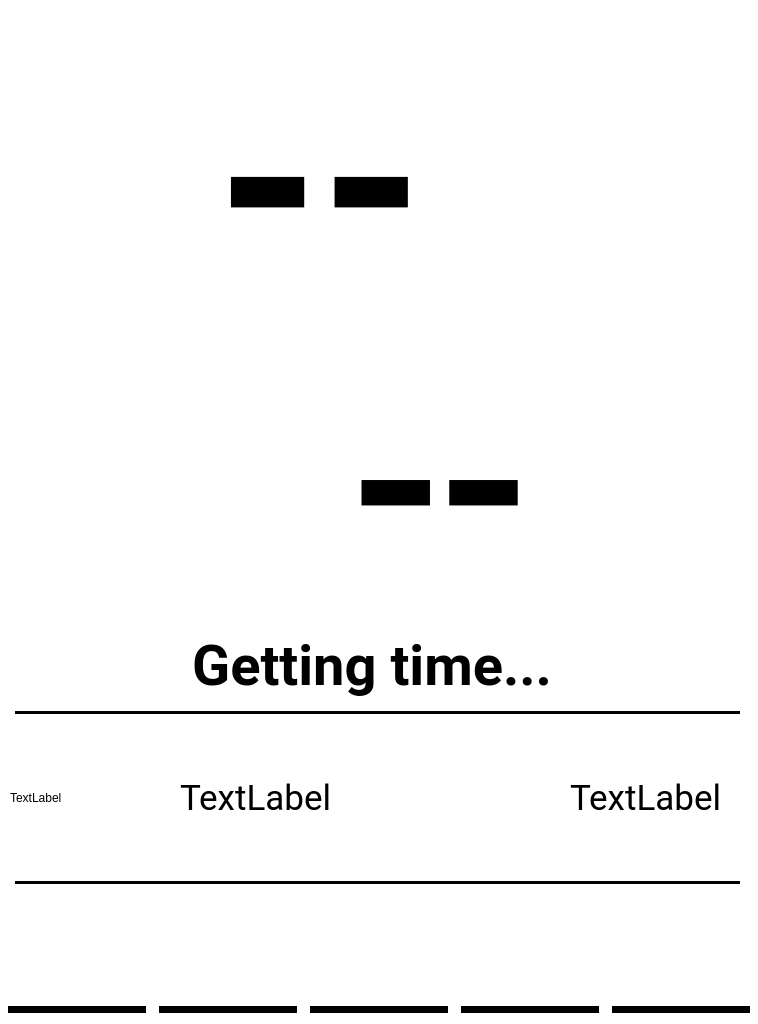
<?xml version="1.0" encoding="UTF-8"?>
<ui version="4.0">
 <class>MainWindow</class>
 <widget class="QMainWindow" name="MainWindow">
  <property name="geometry">
   <rect>
    <x>0</x>
    <y>0</y>
    <width>758</width>
    <height>1024</height>
   </rect>
  </property>
  <property name="font">
   <font>
    <family>MS Shell Dlg 2</family>
    <pointsize>8</pointsize>
    <stylestrategy>PreferAntialias</stylestrategy>
   </font>
  </property>
  <property name="windowTitle">
   <string>MainWindow</string>
  </property>
  <property name="styleSheet">
   <string notr="true">background-color: white;
color: black;</string>
  </property>
  <widget class="QWidget" name="centralwidget">
   <property name="autoFillBackground">
    <bool>false</bool>
   </property>
   <property name="styleSheet">
    <string notr="true">QPushButton {
    margin: 7px;
    border: none;
    border-bottom: 7px solid black;
	border-top: 7px solid rgba(255, 255, 255, 0);
}</string>
   </property>
   <widget class="QStackedWidget" name="stackedWidget">
    <property name="geometry">
     <rect>
      <x>0</x>
      <y>0</y>
      <width>758</width>
      <height>901</height>
     </rect>
    </property>
    <property name="styleSheet">
     <string notr="true">QPushButton {
	border-radius: 10px;
    border: 5px solid black;
	margin: 10px;
}

QProgressBar::chunk {
    background-color: black;
}

QProgressBar {
    background-color: white;
    border: 5px solid black;
    border-radius: 10px;
}</string>
    </property>
    <property name="frameShape">
     <enum>QFrame::NoFrame</enum>
    </property>
    <property name="currentIndex">
     <number>0</number>
    </property>
    <widget class="QWidget" name="page">
     <widget class="QLabel" name="lblClock">
      <property name="geometry">
       <rect>
        <x>70</x>
        <y>20</y>
        <width>500</width>
        <height>325</height>
       </rect>
      </property>
      <property name="font">
       <font>
        <family>Roboto</family>
        <pointsize>275</pointsize>
        <italic>false</italic>
        <bold>true</bold>
        <stylestrategy>PreferAntialias</stylestrategy>
       </font>
      </property>
      <property name="text">
       <string>--</string>
      </property>
      <property name="alignment">
       <set>Qt::AlignCenter</set>
      </property>
      <property name="indent">
       <number>0</number>
      </property>
     </widget>
     <widget class="QLabel" name="lblDate">
      <property name="geometry">
       <rect>
        <x>0</x>
        <y>620</y>
        <width>758</width>
        <height>91</height>
       </rect>
      </property>
      <property name="font">
       <font>
        <family>Roboto</family>
        <pointsize>42</pointsize>
        <bold>true</bold>
       </font>
      </property>
      <property name="locale">
       <locale language="German" country="Germany"/>
      </property>
      <property name="text">
       <string>Getting time... </string>
      </property>
      <property name="alignment">
       <set>Qt::AlignCenter</set>
      </property>
     </widget>
     <widget class="QLabel" name="lblClock_2">
      <property name="geometry">
       <rect>
        <x>190</x>
        <y>320</y>
        <width>500</width>
        <height>325</height>
       </rect>
      </property>
      <property name="font">
       <font>
        <family>Roboto Medium</family>
        <pointsize>275</pointsize>
        <italic>false</italic>
        <bold>false</bold>
        <stylestrategy>PreferAntialias</stylestrategy>
       </font>
      </property>
      <property name="text">
       <string>--</string>
      </property>
      <property name="alignment">
       <set>Qt::AlignCenter</set>
      </property>
      <property name="indent">
       <number>0</number>
      </property>
     </widget>
     <widget class="Line" name="line">
      <property name="geometry">
       <rect>
        <x>15</x>
        <y>710</y>
        <width>725</width>
        <height>5</height>
       </rect>
      </property>
      <property name="frameShadow">
       <enum>QFrame::Plain</enum>
      </property>
      <property name="lineWidth">
       <number>3</number>
      </property>
      <property name="orientation">
       <enum>Qt::Horizontal</enum>
      </property>
     </widget>
     <widget class="Line" name="line_2">
      <property name="geometry">
       <rect>
        <x>15</x>
        <y>880</y>
        <width>725</width>
        <height>5</height>
       </rect>
      </property>
      <property name="frameShadow">
       <enum>QFrame::Plain</enum>
      </property>
      <property name="lineWidth">
       <number>3</number>
      </property>
      <property name="orientation">
       <enum>Qt::Horizontal</enum>
      </property>
     </widget>
     <widget class="QLabel" name="label_6">
      <property name="geometry">
       <rect>
        <x>10</x>
        <y>720</y>
        <width>155</width>
        <height>155</height>
       </rect>
      </property>
      <property name="frameShape">
       <enum>QFrame::NoFrame</enum>
      </property>
      <property name="text">
       <string>TextLabel</string>
      </property>
      <property name="scaledContents">
       <bool>true</bool>
      </property>
     </widget>
     <widget class="QLabel" name="label_7">
      <property name="geometry">
       <rect>
        <x>180</x>
        <y>720</y>
        <width>371</width>
        <height>155</height>
       </rect>
      </property>
      <property name="font">
       <font>
        <family>Roboto</family>
        <pointsize>26</pointsize>
        <bold>false</bold>
       </font>
      </property>
      <property name="text">
       <string>TextLabel</string>
      </property>
     </widget>
     <widget class="QLabel" name="label_8">
      <property name="geometry">
       <rect>
        <x>570</x>
        <y>720</y>
        <width>161</width>
        <height>155</height>
       </rect>
      </property>
      <property name="font">
       <font>
        <family>Roboto</family>
        <pointsize>26</pointsize>
       </font>
      </property>
      <property name="text">
       <string>TextLabel</string>
      </property>
     </widget>
     <zorder>lblClock</zorder>
     <zorder>lblClock_2</zorder>
     <zorder>lblDate</zorder>
     <zorder>line</zorder>
     <zorder>line_2</zorder>
     <zorder>label_6</zorder>
     <zorder>label_7</zorder>
     <zorder>label_8</zorder>
    </widget>
    <widget class="QWidget" name="page_2">
     <property name="styleSheet">
      <string notr="true">QPushButton {
	border-width: 7px;
	border-radius: 15px;
}</string>
     </property>
     <widget class="Line" name="line_3">
      <property name="geometry">
       <rect>
        <x>15</x>
        <y>220</y>
        <width>725</width>
        <height>5</height>
       </rect>
      </property>
      <property name="frameShadow">
       <enum>QFrame::Plain</enum>
      </property>
      <property name="lineWidth">
       <number>3</number>
      </property>
      <property name="orientation">
       <enum>Qt::Horizontal</enum>
      </property>
     </widget>
     <widget class="Line" name="line_4">
      <property name="geometry">
       <rect>
        <x>15</x>
        <y>440</y>
        <width>725</width>
        <height>5</height>
       </rect>
      </property>
      <property name="frameShadow">
       <enum>QFrame::Plain</enum>
      </property>
      <property name="lineWidth">
       <number>3</number>
      </property>
      <property name="orientation">
       <enum>Qt::Horizontal</enum>
      </property>
     </widget>
     <widget class="Line" name="line_5">
      <property name="geometry">
       <rect>
        <x>15</x>
        <y>660</y>
        <width>725</width>
        <height>5</height>
       </rect>
      </property>
      <property name="frameShadow">
       <enum>QFrame::Plain</enum>
      </property>
      <property name="lineWidth">
       <number>3</number>
      </property>
      <property name="orientation">
       <enum>Qt::Horizontal</enum>
      </property>
     </widget>
     <widget class="Line" name="line_6">
      <property name="geometry">
       <rect>
        <x>15</x>
        <y>880</y>
        <width>725</width>
        <height>5</height>
       </rect>
      </property>
      <property name="frameShadow">
       <enum>QFrame::Plain</enum>
      </property>
      <property name="lineWidth">
       <number>3</number>
      </property>
      <property name="orientation">
       <enum>Qt::Horizontal</enum>
      </property>
     </widget>
     <widget class="QPushButton" name="pushButton_7">
      <property name="geometry">
       <rect>
        <x>340</x>
        <y>10</y>
        <width>200</width>
        <height>200</height>
       </rect>
      </property>
      <property name="font">
       <font>
        <family>Roboto</family>
        <pointsize>50</pointsize>
        <bold>true</bold>
       </font>
      </property>
      <property name="text">
       <string>AN</string>
      </property>
     </widget>
     <widget class="QPushButton" name="pushButton_8">
      <property name="geometry">
       <rect>
        <x>540</x>
        <y>10</y>
        <width>200</width>
        <height>200</height>
       </rect>
      </property>
      <property name="font">
       <font>
        <family>Roboto</family>
        <pointsize>50</pointsize>
        <bold>true</bold>
       </font>
      </property>
      <property name="text">
       <string>AUS</string>
      </property>
     </widget>
     <widget class="QPushButton" name="pushButton_9">
      <property name="geometry">
       <rect>
        <x>340</x>
        <y>230</y>
        <width>200</width>
        <height>200</height>
       </rect>
      </property>
      <property name="font">
       <font>
        <family>Roboto</family>
        <pointsize>50</pointsize>
        <bold>true</bold>
       </font>
      </property>
      <property name="text">
       <string>AN</string>
      </property>
     </widget>
     <widget class="QPushButton" name="pushButton_10">
      <property name="geometry">
       <rect>
        <x>540</x>
        <y>230</y>
        <width>200</width>
        <height>200</height>
       </rect>
      </property>
      <property name="font">
       <font>
        <family>Roboto</family>
        <pointsize>50</pointsize>
        <bold>true</bold>
       </font>
      </property>
      <property name="text">
       <string>AUS</string>
      </property>
     </widget>
     <widget class="QPushButton" name="pushButton_11">
      <property name="geometry">
       <rect>
        <x>340</x>
        <y>450</y>
        <width>200</width>
        <height>200</height>
       </rect>
      </property>
      <property name="font">
       <font>
        <family>Roboto</family>
        <pointsize>50</pointsize>
        <bold>true</bold>
       </font>
      </property>
      <property name="text">
       <string>AN</string>
      </property>
     </widget>
     <widget class="QPushButton" name="pushButton_12">
      <property name="geometry">
       <rect>
        <x>540</x>
        <y>450</y>
        <width>200</width>
        <height>200</height>
       </rect>
      </property>
      <property name="font">
       <font>
        <family>Roboto</family>
        <pointsize>50</pointsize>
        <bold>true</bold>
       </font>
      </property>
      <property name="text">
       <string>AUS</string>
      </property>
     </widget>
     <widget class="QPushButton" name="pushButton_13">
      <property name="geometry">
       <rect>
        <x>340</x>
        <y>670</y>
        <width>200</width>
        <height>200</height>
       </rect>
      </property>
      <property name="font">
       <font>
        <family>Roboto</family>
        <pointsize>50</pointsize>
        <bold>true</bold>
       </font>
      </property>
      <property name="text">
       <string>AN</string>
      </property>
     </widget>
     <widget class="QPushButton" name="pushButton_14">
      <property name="geometry">
       <rect>
        <x>540</x>
        <y>670</y>
        <width>200</width>
        <height>200</height>
       </rect>
      </property>
      <property name="font">
       <font>
        <family>Roboto</family>
        <pointsize>50</pointsize>
        <bold>true</bold>
       </font>
      </property>
      <property name="text">
       <string>AUS</string>
      </property>
     </widget>
     <widget class="QLabel" name="label_2">
      <property name="geometry">
       <rect>
        <x>20</x>
        <y>20</y>
        <width>301</width>
        <height>181</height>
       </rect>
      </property>
      <property name="font">
       <font>
        <family>Roboto Medium</family>
        <pointsize>36</pointsize>
       </font>
      </property>
      <property name="text">
       <string>&lt;html&gt;&lt;head/&gt;&lt;body&gt;&lt;p&gt;SWITCH 1&lt;/p&gt;&lt;/body&gt;&lt;/html&gt;</string>
      </property>
      <property name="alignment">
       <set>Qt::AlignCenter</set>
      </property>
     </widget>
     <widget class="QLabel" name="label_3">
      <property name="geometry">
       <rect>
        <x>20</x>
        <y>240</y>
        <width>301</width>
        <height>181</height>
       </rect>
      </property>
      <property name="font">
       <font>
        <family>Roboto Medium</family>
        <pointsize>36</pointsize>
       </font>
      </property>
      <property name="text">
       <string>&lt;html&gt;&lt;head/&gt;&lt;body&gt;&lt;p&gt;SWITCH 2&lt;/p&gt;&lt;/body&gt;&lt;/html&gt;</string>
      </property>
      <property name="alignment">
       <set>Qt::AlignCenter</set>
      </property>
     </widget>
     <widget class="QLabel" name="label_4">
      <property name="geometry">
       <rect>
        <x>20</x>
        <y>460</y>
        <width>301</width>
        <height>181</height>
       </rect>
      </property>
      <property name="font">
       <font>
        <family>Roboto Medium</family>
        <pointsize>36</pointsize>
       </font>
      </property>
      <property name="text">
       <string>&lt;html&gt;&lt;head/&gt;&lt;body&gt;&lt;p&gt;SWITCH 3&lt;/p&gt;&lt;/body&gt;&lt;/html&gt;</string>
      </property>
      <property name="alignment">
       <set>Qt::AlignCenter</set>
      </property>
     </widget>
     <widget class="QLabel" name="label_5">
      <property name="geometry">
       <rect>
        <x>20</x>
        <y>680</y>
        <width>301</width>
        <height>181</height>
       </rect>
      </property>
      <property name="font">
       <font>
        <family>Roboto Medium</family>
        <pointsize>36</pointsize>
       </font>
      </property>
      <property name="text">
       <string>&lt;html&gt;&lt;head/&gt;&lt;body&gt;&lt;p&gt;SWITCH 4&lt;/p&gt;&lt;/body&gt;&lt;/html&gt;</string>
      </property>
      <property name="alignment">
       <set>Qt::AlignCenter</set>
      </property>
     </widget>
    </widget>
    <widget class="QWidget" name="page_3"/>
    <widget class="QWidget" name="page_4"/>
    <widget class="QWidget" name="page_5">
     <widget class="QLabel" name="label">
      <property name="geometry">
       <rect>
        <x>10</x>
        <y>10</y>
        <width>241</width>
        <height>71</height>
       </rect>
      </property>
      <property name="font">
       <font>
        <family>Roboto Medium</family>
        <pointsize>40</pointsize>
        <italic>false</italic>
        <bold>false</bold>
        <stylestrategy>PreferDefault</stylestrategy>
        <kerning>true</kerning>
       </font>
      </property>
      <property name="text">
       <string>Backlight</string>
      </property>
      <property name="alignment">
       <set>Qt::AlignCenter</set>
      </property>
     </widget>
     <widget class="QProgressBar" name="progressBar">
      <property name="geometry">
       <rect>
        <x>120</x>
        <y>90</y>
        <width>431</width>
        <height>71</height>
       </rect>
      </property>
      <property name="font">
       <font>
        <family>Open Sans</family>
        <pointsize>28</pointsize>
       </font>
      </property>
      <property name="styleSheet">
       <string notr="true"/>
      </property>
      <property name="value">
       <number>50</number>
      </property>
      <property name="textVisible">
       <bool>false</bool>
      </property>
      <property name="invertedAppearance">
       <bool>false</bool>
      </property>
      <property name="format">
       <string>%p</string>
      </property>
     </widget>
     <widget class="QPushButton" name="btnBLightMinus">
      <property name="geometry">
       <rect>
        <x>20</x>
        <y>80</y>
        <width>91</width>
        <height>91</height>
       </rect>
      </property>
      <property name="focusPolicy">
       <enum>Qt::NoFocus</enum>
      </property>
      <property name="styleSheet">
       <string notr="true"/>
      </property>
      <property name="icon">
       <iconset>
        <normaloff>icons/268-minus.png</normaloff>icons/268-minus.png</iconset>
      </property>
      <property name="iconSize">
       <size>
        <width>48</width>
        <height>64</height>
       </size>
      </property>
      <property name="flat">
       <bool>true</bool>
      </property>
     </widget>
     <widget class="QPushButton" name="btnBLightPlus">
      <property name="geometry">
       <rect>
        <x>561</x>
        <y>80</y>
        <width>91</width>
        <height>91</height>
       </rect>
      </property>
      <property name="focusPolicy">
       <enum>Qt::NoFocus</enum>
      </property>
      <property name="styleSheet">
       <string notr="true"/>
      </property>
      <property name="icon">
       <iconset>
        <normaloff>icons/267-plus.png</normaloff>icons/267-plus.png</iconset>
      </property>
      <property name="iconSize">
       <size>
        <width>48</width>
        <height>64</height>
       </size>
      </property>
      <property name="flat">
       <bool>true</bool>
      </property>
     </widget>
     <widget class="QPushButton" name="btnBLightToggle">
      <property name="geometry">
       <rect>
        <x>650</x>
        <y>80</y>
        <width>91</width>
        <height>91</height>
       </rect>
      </property>
      <property name="focusPolicy">
       <enum>Qt::NoFocus</enum>
      </property>
      <property name="styleSheet">
       <string notr="true"/>
      </property>
      <property name="icon">
       <iconset>
        <normaloff>icons/183-switch.png</normaloff>icons/183-switch.png</iconset>
      </property>
      <property name="iconSize">
       <size>
        <width>48</width>
        <height>64</height>
       </size>
      </property>
      <property name="flat">
       <bool>true</bool>
      </property>
     </widget>
     <widget class="QPushButton" name="pushButton_6">
      <property name="geometry">
       <rect>
        <x>20</x>
        <y>190</y>
        <width>321</width>
        <height>91</height>
       </rect>
      </property>
      <property name="font">
       <font>
        <family>Roboto Medium</family>
        <pointsize>26</pointsize>
       </font>
      </property>
      <property name="text">
       <string> Open Updater</string>
      </property>
      <property name="icon">
       <iconset>
        <normaloff>icons/133-spinner11.png</normaloff>icons/133-spinner11.png</iconset>
      </property>
      <property name="iconSize">
       <size>
        <width>32</width>
        <height>32</height>
       </size>
      </property>
     </widget>
    </widget>
   </widget>
   <widget class="QPushButton" name="pushButton">
    <property name="geometry">
     <rect>
      <x>1</x>
      <y>880</y>
      <width>152</width>
      <height>140</height>
     </rect>
    </property>
    <property name="font">
     <font>
      <stylestrategy>PreferAntialias</stylestrategy>
     </font>
    </property>
    <property name="focusPolicy">
     <enum>Qt::NoFocus</enum>
    </property>
    <property name="styleSheet">
     <string notr="true"/>
    </property>
    <property name="icon">
     <iconset>
      <normaloff>icons/001-home.png</normaloff>icons/001-home.png</iconset>
    </property>
    <property name="iconSize">
     <size>
      <width>80</width>
      <height>80</height>
     </size>
    </property>
    <property name="checkable">
     <bool>false</bool>
    </property>
    <property name="checked">
     <bool>false</bool>
    </property>
    <property name="flat">
     <bool>true</bool>
    </property>
   </widget>
   <widget class="QPushButton" name="pushButton_2">
    <property name="geometry">
     <rect>
      <x>152</x>
      <y>880</y>
      <width>152</width>
      <height>140</height>
     </rect>
    </property>
    <property name="focusPolicy">
     <enum>Qt::NoFocus</enum>
    </property>
    <property name="styleSheet">
     <string notr="true"/>
    </property>
    <property name="icon">
     <iconset>
      <normaloff>icons/184-power-cord.png</normaloff>icons/184-power-cord.png</iconset>
    </property>
    <property name="iconSize">
     <size>
      <width>80</width>
      <height>80</height>
     </size>
    </property>
    <property name="flat">
     <bool>true</bool>
    </property>
   </widget>
   <widget class="QPushButton" name="pushButton_3">
    <property name="geometry">
     <rect>
      <x>303</x>
      <y>880</y>
      <width>152</width>
      <height>140</height>
     </rect>
    </property>
    <property name="focusPolicy">
     <enum>Qt::NoFocus</enum>
    </property>
    <property name="styleSheet">
     <string notr="true"/>
    </property>
    <property name="icon">
     <iconset>
      <normaloff>icons/271-blocked.png</normaloff>icons/271-blocked.png</iconset>
    </property>
    <property name="iconSize">
     <size>
      <width>80</width>
      <height>80</height>
     </size>
    </property>
    <property name="flat">
     <bool>true</bool>
    </property>
   </widget>
   <widget class="QPushButton" name="pushButton_4">
    <property name="geometry">
     <rect>
      <x>454</x>
      <y>880</y>
      <width>152</width>
      <height>140</height>
     </rect>
    </property>
    <property name="focusPolicy">
     <enum>Qt::NoFocus</enum>
    </property>
    <property name="styleSheet">
     <string notr="true"/>
    </property>
    <property name="icon">
     <iconset>
      <normaloff>icons/271-blocked.png</normaloff>icons/271-blocked.png</iconset>
    </property>
    <property name="iconSize">
     <size>
      <width>80</width>
      <height>80</height>
     </size>
    </property>
    <property name="flat">
     <bool>true</bool>
    </property>
   </widget>
   <widget class="QPushButton" name="pushButton_5">
    <property name="geometry">
     <rect>
      <x>605</x>
      <y>880</y>
      <width>152</width>
      <height>140</height>
     </rect>
    </property>
    <property name="focusPolicy">
     <enum>Qt::NoFocus</enum>
    </property>
    <property name="styleSheet">
     <string notr="true"/>
    </property>
    <property name="icon">
     <iconset>
      <normaloff>icons/149-cog.png</normaloff>icons/149-cog.png</iconset>
    </property>
    <property name="iconSize">
     <size>
      <width>80</width>
      <height>80</height>
     </size>
    </property>
    <property name="flat">
     <bool>true</bool>
    </property>
   </widget>
  </widget>
 </widget>
 <resources/>
 <connections/>
</ui>
